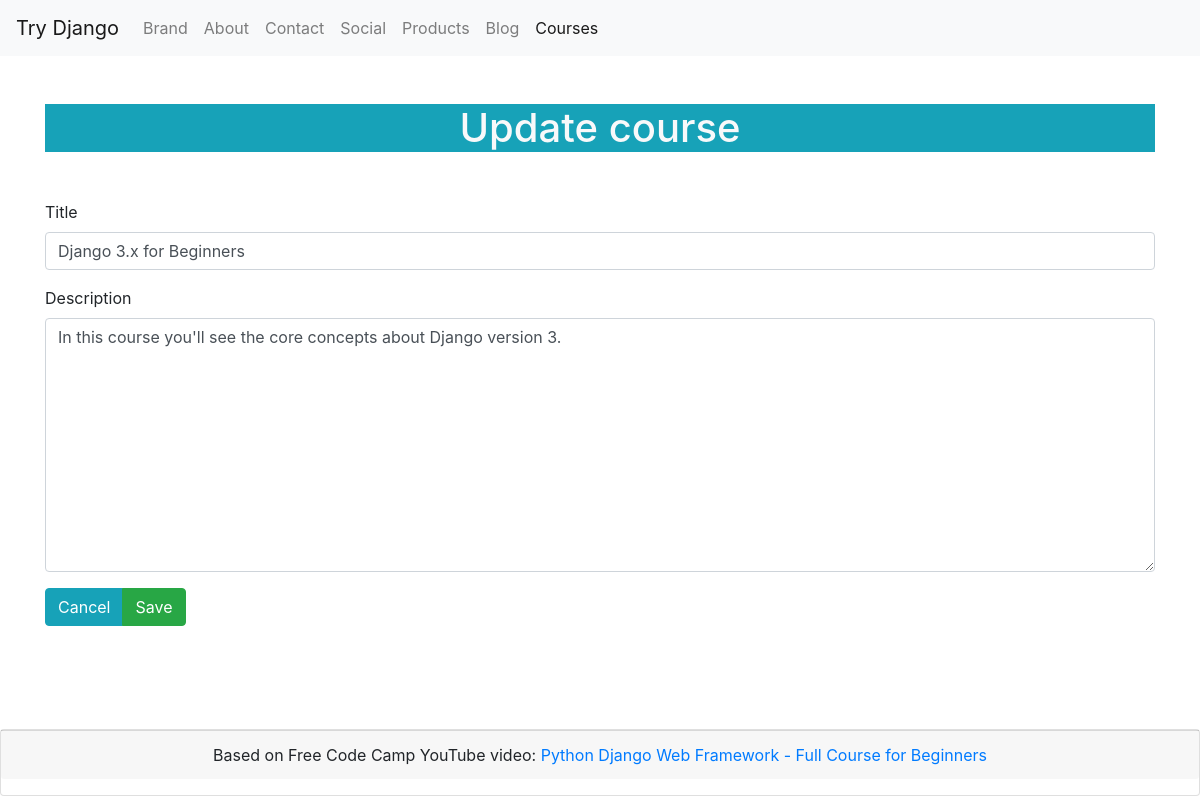
The page /courses/1/update/ on the database its author committed.
### courses/models.py (models this page shows, shortened)
class Course(models.Model):
    title = models.CharField(max_length=120)
    description = models.CharField(max_length=300, null=True)

### courses/views.py (the view, shortened to what this page needs)
class CourseCreateUpdateView(CourseFormView, View):
    page_title = ''
    template_name = 'course_form.html'
    def get(self, request, *args, **kwargs):
        form = self.get_form(request)
        context = {
            'form': form,
            'page_title': self.page_title,
        }
        return render(request, self.template_name, context)

### courses/forms.py (shortened to what this page needs)
class CourseForm(forms.ModelForm):
    title = forms.CharField(max_length=120, widget=forms.TextInput(attrs={
        'class': 'form-control'
    }))
    description = forms.CharField(max_length=500, widget=forms.Textarea(attrs={
        'class': 'form-control'
    }))
    class Meta:
        model = Course
        fields = '__all__'

### courses/views.py (called while the page is built)
    def get_object_instance(self):
        course_id = self.kwargs.get('course_id')
        return get_object_or_404(Course, id=course_id)

    def get_form(self, request):
        course_id = self.kwargs.get('course_id')
        if course_id:
            course_object = self.get_object_instance()
            form = {
                'GET': CourseForm(instance=course_object),
                'POST': CourseForm(request.POST, instance=course_object)
            }
            return form[request.method]
        else:
            form = {
                'GET': CourseForm(),
                'POST': CourseForm(request.POST)
            }
            return form[request.method]

### pages/templatetags/helpers.py (called while the page is built)
@register.simple_tag
def link_is_active(request, url):
    is_home_url = request.path == '/' and request.path == url
    has_same_parent = url.split('/')[1] == request.path.split('/')[1]
    if is_home_url:
        return 'active'
    if has_same_parent:
        return 'active'
    return ''

### courses/templates/course_form.html (shortened to what this page needs)
{% extends 'base.html' %}
{% block content %}
<h1 class="text-center text-light bg-info my-5">{{page_title}}</h1>
<form method="post">
    {% for field in form %}
        <div class="form-group">
            <label id="{{field.id_for_label}}">{{field.label}}</label>
            {{field}}
        </div>
    {% endfor %}
    <p class="btn-group">
        <a href="{% url 'courses:index' %}" class="btn btn-info">Cancel</a>
        <input type="submit" value="Save" class="btn btn-success"/>
    </p>
</form>
{% endblock content %}

### rows shown on the page
Course: form "Django 3.x for Beginners" "In this course you'll see the core concepts about Django version 3."

### other values the page prints
{{ page_title }} "Update course"
{{ field.label }} "Title" "Description"
